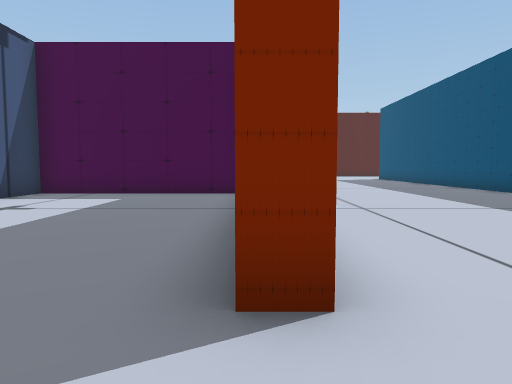
View 1 (above)

23 first-person views from a walk through a scene from a Unity 3-D project. The camera is 1.5 m above the floor, tilts 4° down and sees 70° across. The floor is counted in squares, 2 m on a side. Each view is taken from the middle of a square. On the plan, view 1 faces up. The plan holds only what a view shows up to about 11 squares ahead; the rest is blank. The place goes on beyond the plan. The player is left out.

View 2
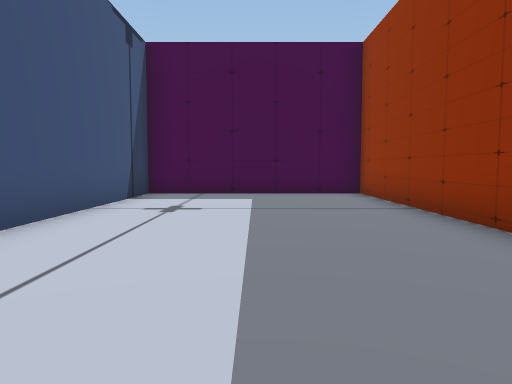

View 3
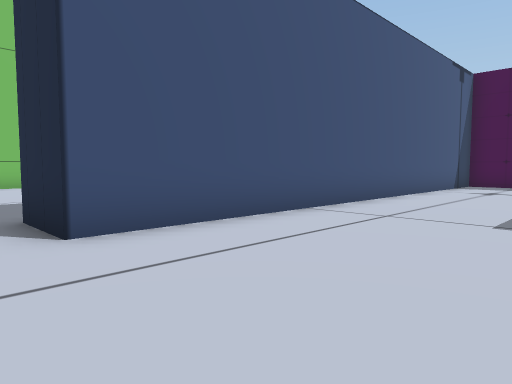

View 4
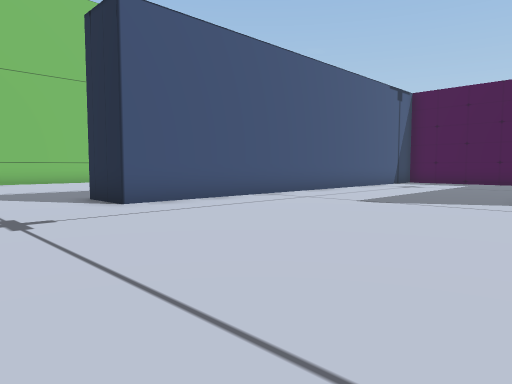

View 5
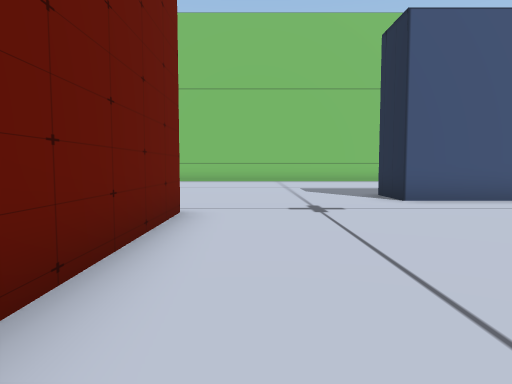

View 6
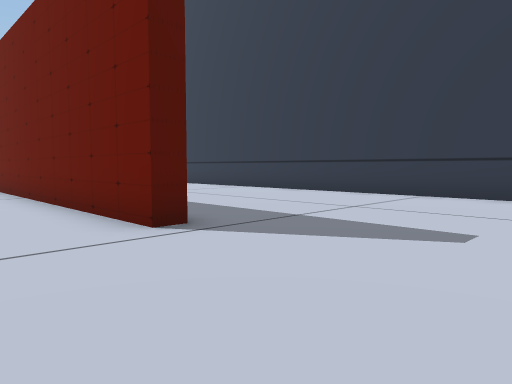

View 7
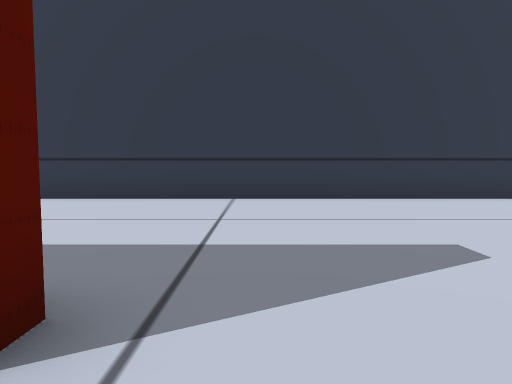

View 8
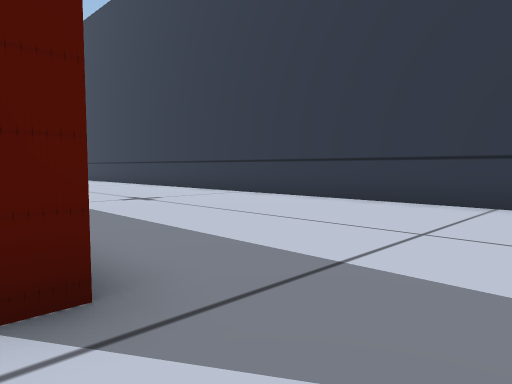

View 9
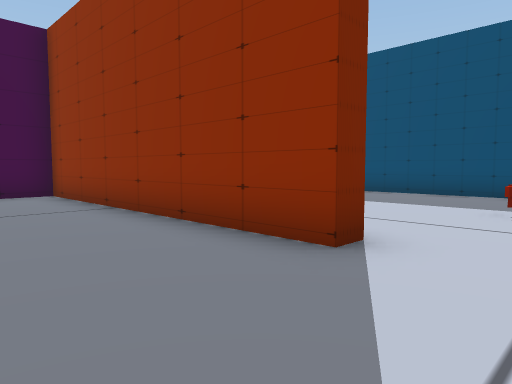

View 10
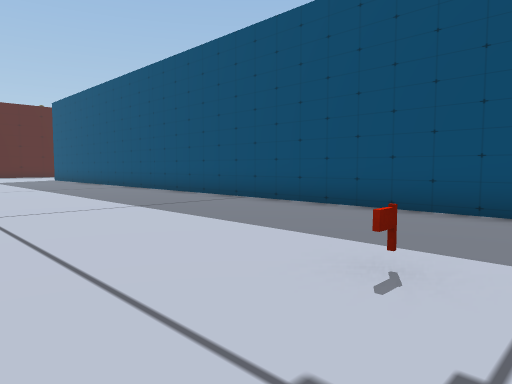

View 11
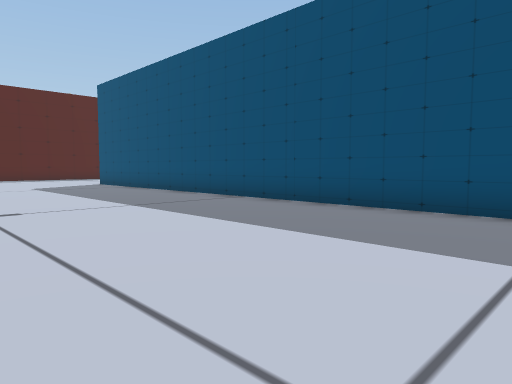

View 12
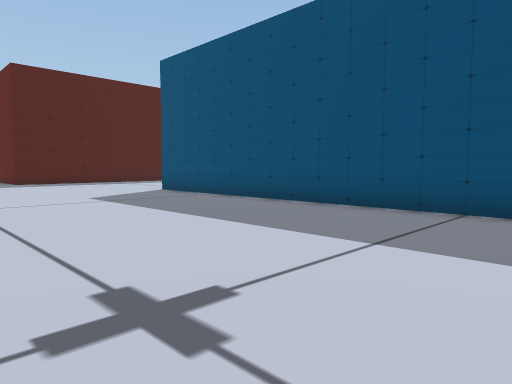

View 13
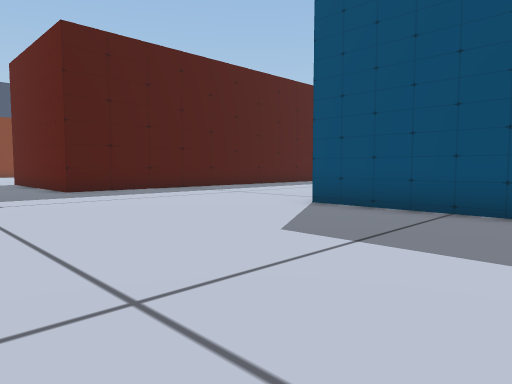

View 14
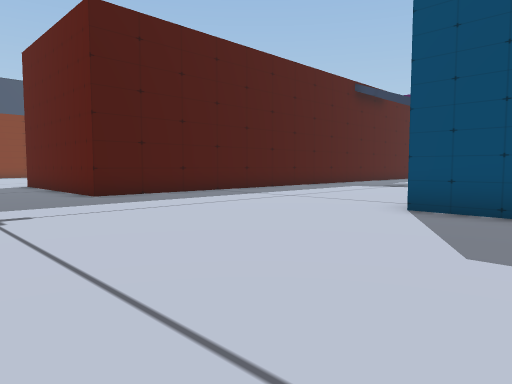

View 15
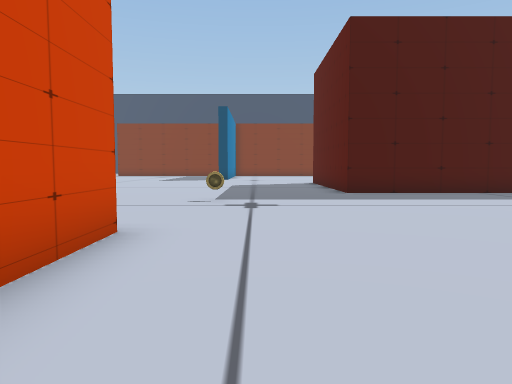

View 16
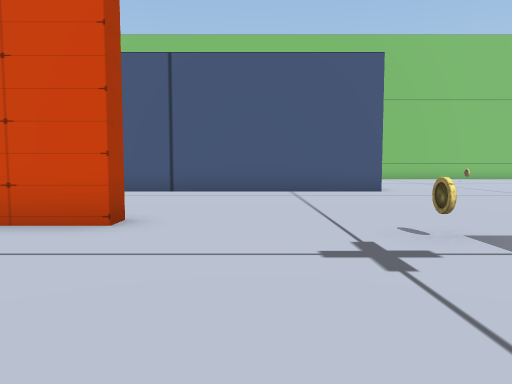

View 17
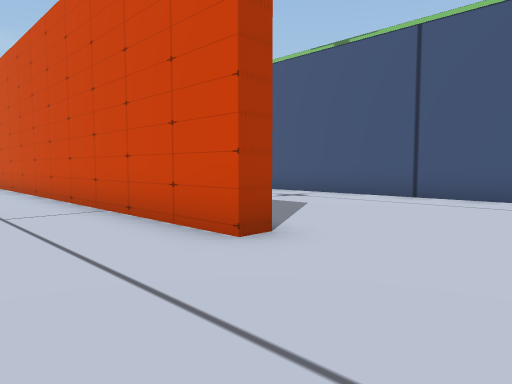

View 18
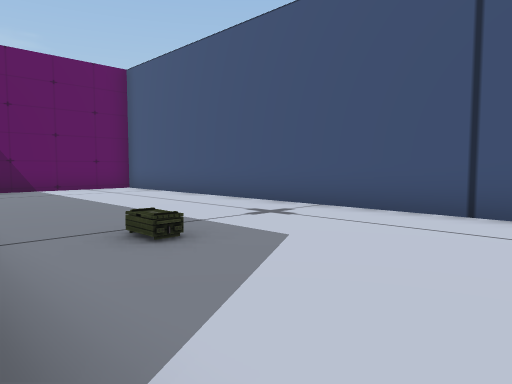

View 19
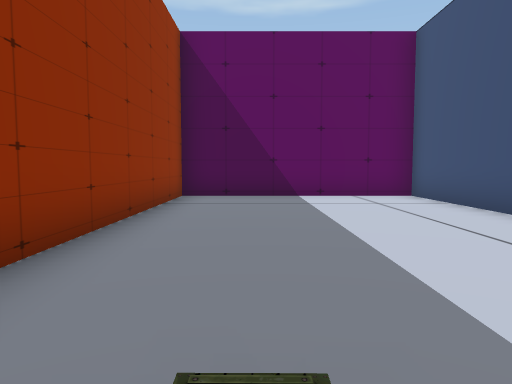

View 20
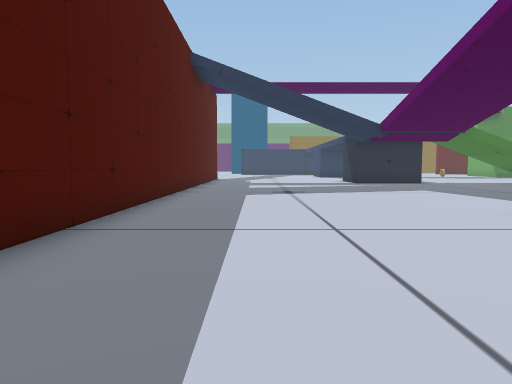

View 21
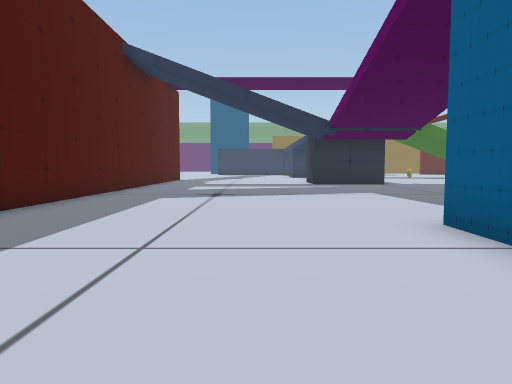

View 22
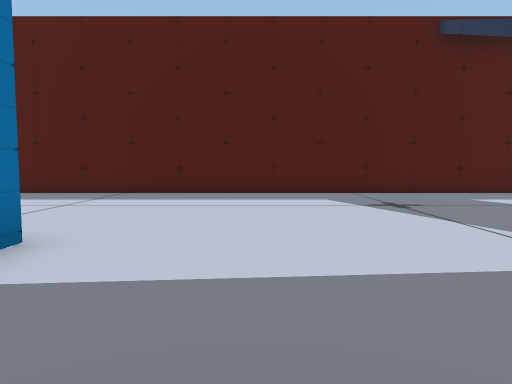

View 23
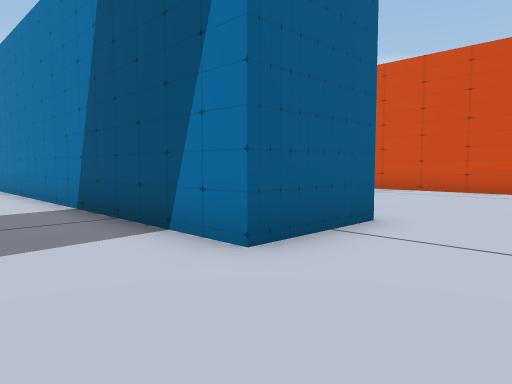

### Floor plan
Points are (right, up) in squares from view 1. A wall is a line through its corners. A room is listed if a view was taken in it or the views show most of it. See-through windows are left out.
Room 1 (views 1, 2, 3, 4, 5, 6, 7, 8, 9, 10, 11, 12, 13, 14, 15, 16, 17, 18, 19, 20, 21, 22, 23)
walls: (0.5, 1.8) (-0.1, 1.8) (-0.1, 10.1) (-6, 10.1) (-6, -3.8) (-7.6, -3.8); (7.3, 1) (7.3, 21.6) (9.7, 21.6) (9.7, 10.9); (-0.1, 22.2) (0.4, 22.2) (0.4, 12); (-4, -8.9) (-4, -8.2) (4.8, -8.2); (-6, 27.9) (-6, 10.7) (-0.1, 10.7) (-0.1, 17.4); (-9.5, -15.5) (2.1, -15.5); (16.5, 28.3) (4.6, 28.3) (4.6, 29.5)
objects: other object (1, 26); other object (3, 1)

Where each view was taken, in squares from view 1:
view 1: 0 up, 0 right, facing up
view 2: 0 up, 3 left, facing up
view 3: 5 down, 2 left, facing up-left
view 4: 7 down, 1 right, facing up-left
view 5: 7 down, 2 right, facing left
view 6: 6 down, 8 left, facing down-right
view 7: 7 down, 5 left, facing down
view 8: 8 down, 6 left, facing down-right
view 9: 0 up, 3 left, facing up-right
view 10: 0 up, 1 right, facing up-right
view 11: 6 up, 1 right, facing up-right
view 12: 11 up, 1 right, facing up-right
view 13: 17 up, 1 right, facing up-right
view 14: 19 up, 1 right, facing up-right
view 15: 18 up, 2 right, facing up
view 16: 24 up, 5 right, facing left
view 17: 25 up, 3 right, facing down-left
view 18: 23 up, 0 right, facing down-left
view 19: 20 up, 2 left, facing down
view 20: 26 up, 4 right, facing right
view 21: 24 up, 5 right, facing right
view 22: 18 up, 12 right, facing up
view 23: 24 up, 12 right, facing down-left
